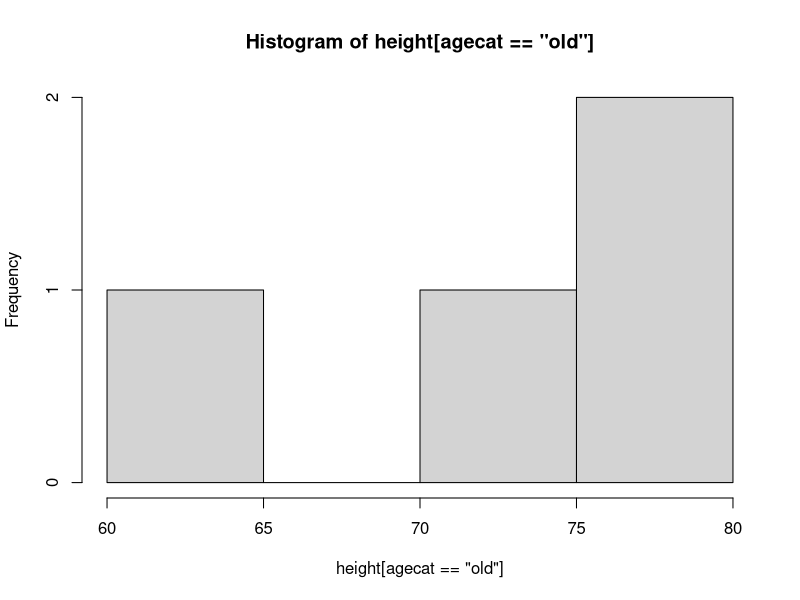

This figure's R source:
############################################
## DATE: 1/23/2017                        ##
## PURPOSE: THIS IS THE SCRIPT FROM CLASS ##
############################################

## RSTUDIO CAN DO CALCULATOR FUNCTIONS
5 + 7
6 + 12

## WAYS TO ASSIGN A NUMBER TO A VARIABLE AND PRINT THE RESULTS
height <- 72
72 -> height
height

## DOING A BOOLEAN EVALUATION
height == 72

## CREATING A NUMERICAL VECTOR
height <- c(72, 60, 54, 78, 62, 62, 80)
height

## CREATING A STRING VECTOR
agecat <- c("old", "young", "young", "old", "old", "young", "old")
agecat

## LENGTH OF VECTORS
length(height)
length(agecat)

## SEQUENCE OF VARIABLES (SHORTCUT)
5:105
1:100

## INDEXES OF DATASETS
height[3] ## PRINTS A SPECIFIC VALUE
height[3] <- 45 ## REASSIGN A SPECIFIC VALUE

## SUBSETTING DATA SYNTAX 
hist(height[agecat == "old"])

## USING THE SEQUENCE FUNCTION
seq(from = 1, to = 100) ## COUNT OF INTEGERS FROM 1 TO 100
seq(from = 1, to = 100, by = 2) ## COUNT OF INTEGERS FROM 1 TO 100, SKIPPING 2 EACH TIME
seq(from = 1, to = 100, length = 5) ## GIVE AN EQUAL DISTANCE FOR 5 NUMBERS BETWEEN 1 & 100
help(seq) ## GET HELP FOR THE SEQUENCE FUNCTION
?seq ## ANOTHER WAY TO GET HELP FOR THE SEQUENCE FUNCTION
seq(2, 12) ## COUNT OF INTEGERS FROM 2 TO 12
seq(2, 12, 2) ## COUNT OF INTEGERS FROM 2 TO 12, BY = 2

## USING THE REPEAT FUNCTION
rep(10, 5) ## REPEAT THE NUMBER 10, 5 TIMES
rep(c(60, 61), 3) ## REPEAT THE VECTOR 3 TIMES
rep(c(60, 61), each = 3) ## REPEAT EACH NUMBER IN THE VECTOR THREE TIMES
rep(c(60, 61), c(3, 3)) ## ANOTHER WAY TO SAY THE LINE ABOVE
rep(1:10, 3) ## REPEAT 1:10, 3 TIMES
rep(c("A", "B", "C"), each = 10) ## REPEAT EACH LETTER IN THE VECTOR 10 TIMES

## PLAYING WITH MATHEMATICAL FUNCTIONS
(1:50)^2 ## EXPONENTS
c(1, 2, 3) + c(3, 2, 1) ## ADDING VECTORS

## STATISTICAL FUNCTIONS
mean(height) ## AVERAGE (DOES NOT HANDLE MISSING VALUES)
mean(height, na.rm = TRUE) ## AVERAGE WITH EXCLUDING MISSING VALUES
summary(height) ## FIVE NUMBER SUMMARY (WILL DESCRIBE NAs)
